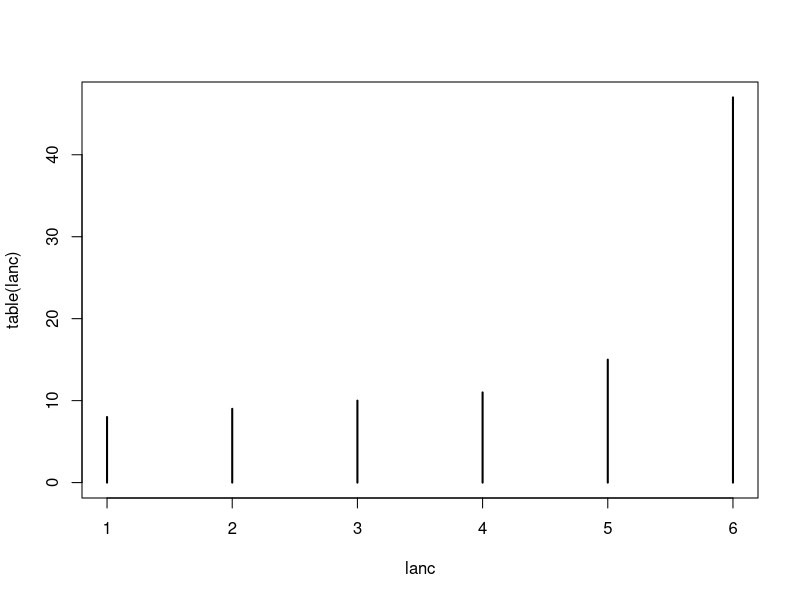
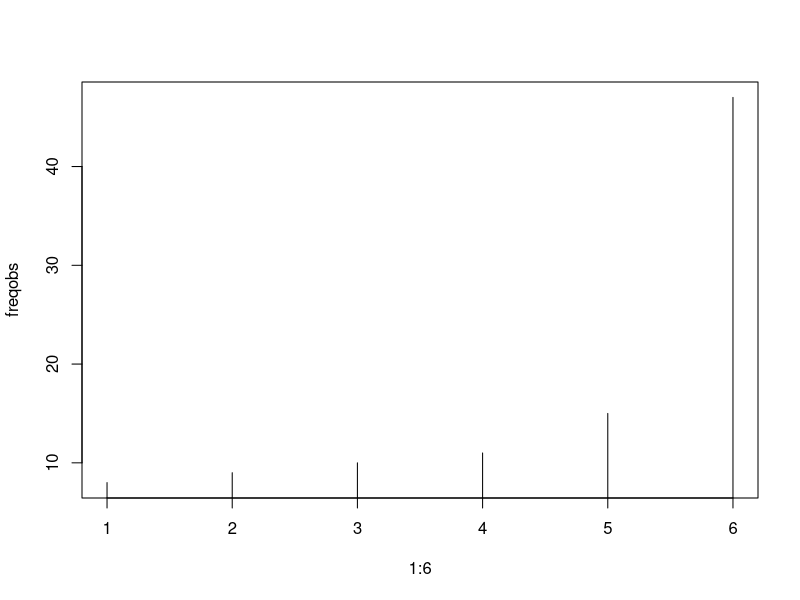
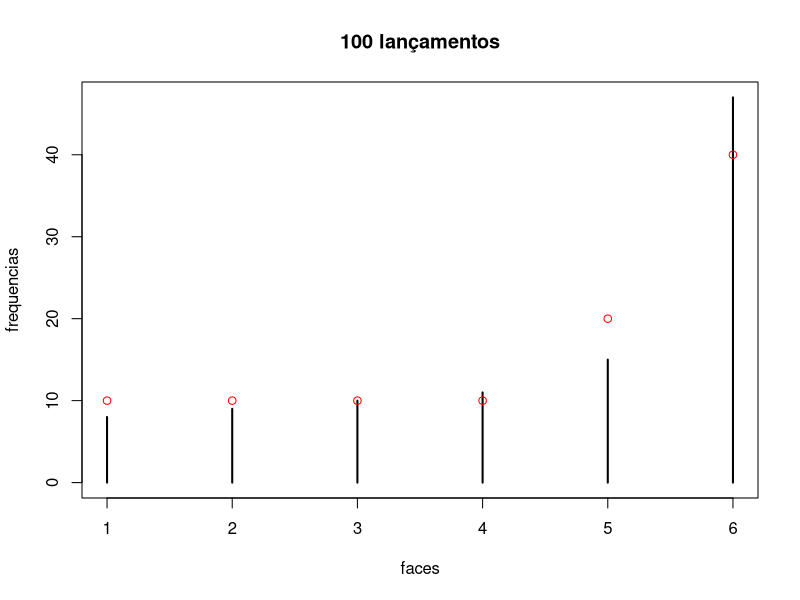

These figures' R source, in order:
proba <- c(0.1, 0.1, 0.1, 0.1, 0.2, 0.4)

freqesp <- 100*proba

lanc <- sample(1:6, 100, replace=T, prob=proba)

freqobs <- as.vector(table(lanc))

plot(table(lanc))

plot(1:6, freqobs, type="h")

plot(table(lanc), main="100 lançamentos", xlab="faces", ylab="frequencias")

points(1:6, freqesp, col="red")

sum((freqesp - freqobs)^2/freqesp)